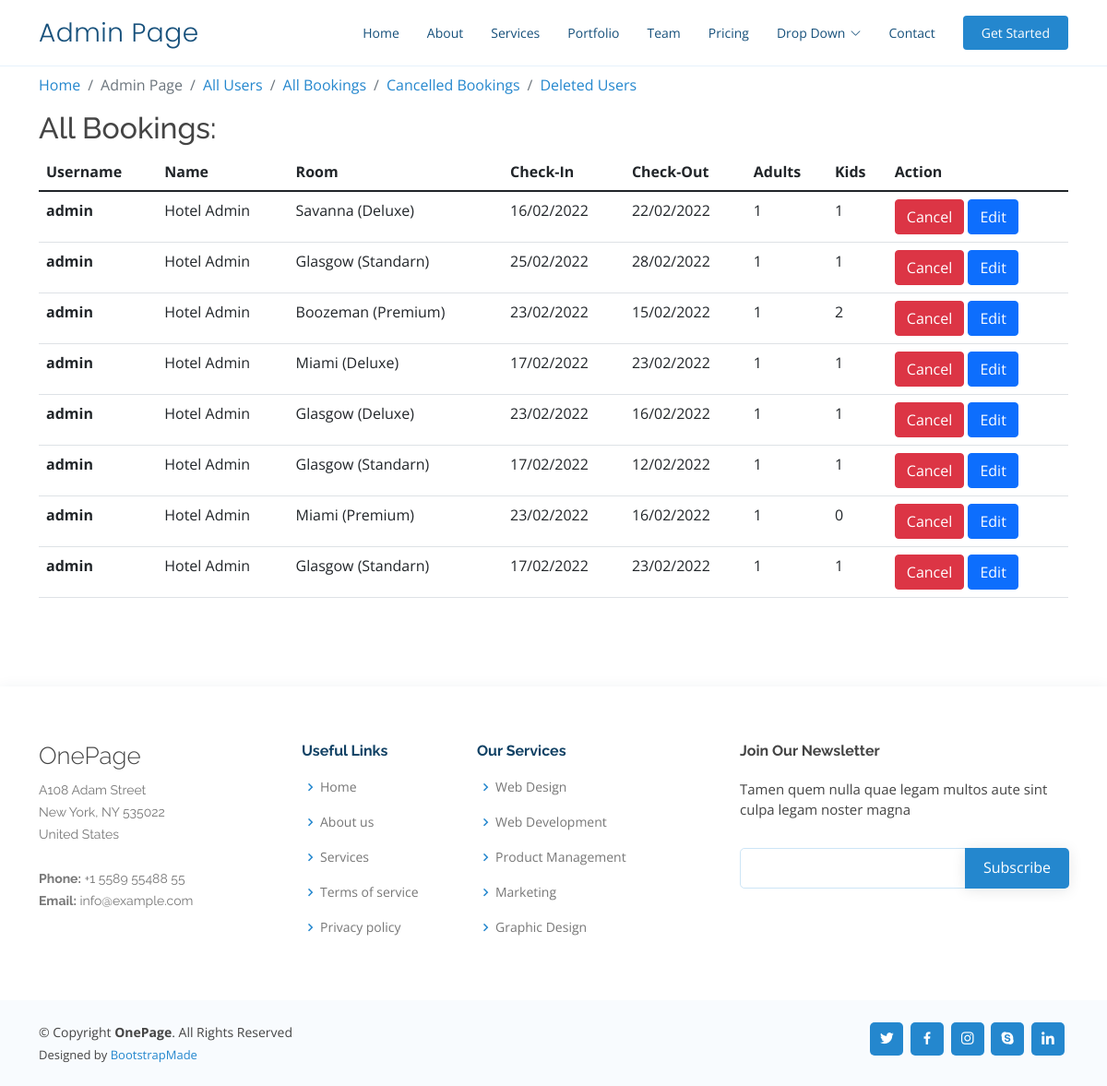
The app's page /all_bookings, older data.
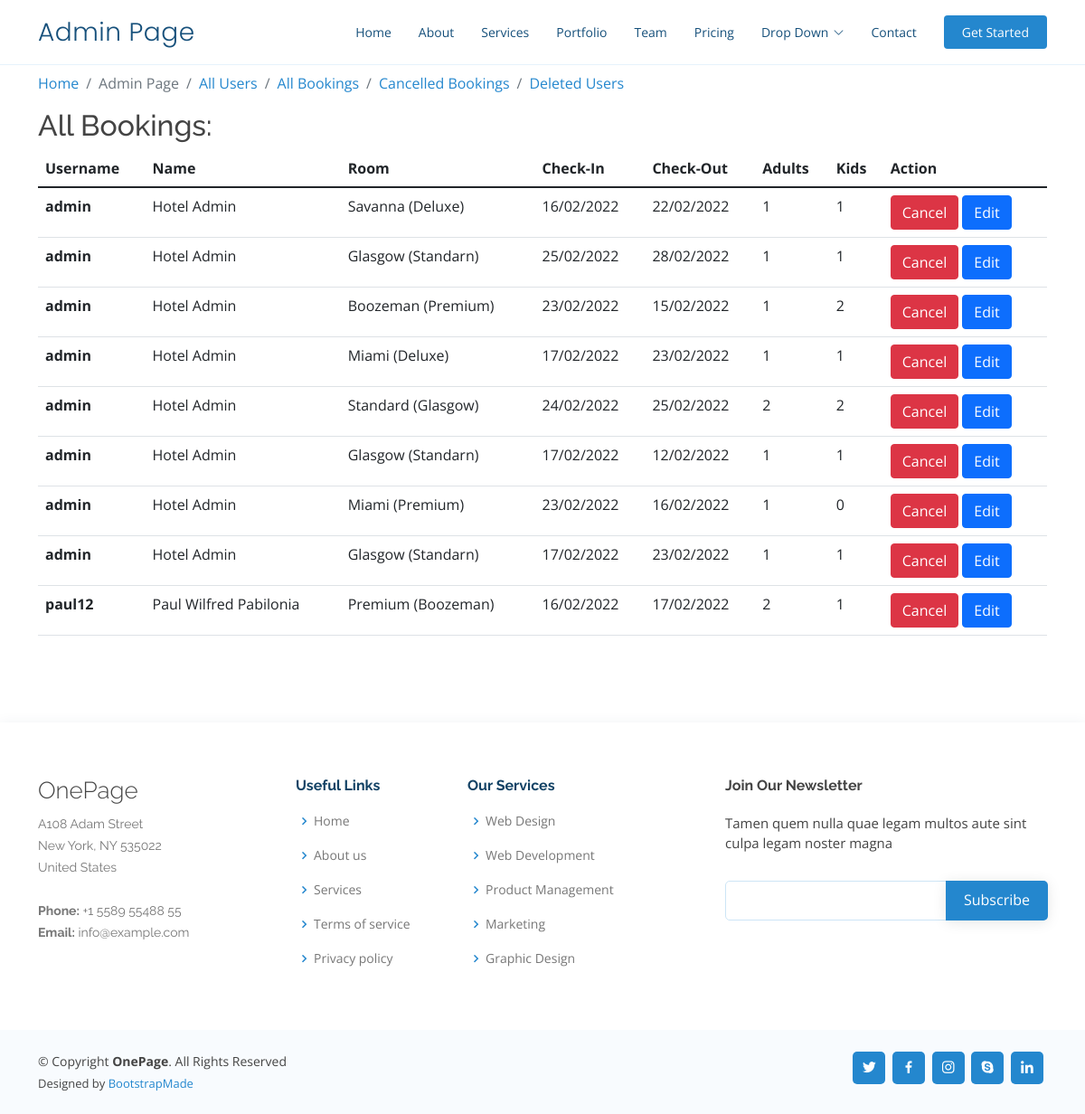
The same page, newer data.
### reservation/models.py (models this page shows, shortened)
class Booking(models.Model):
    client = models.ForeignKey(User, on_delete=models.CASCADE,related_name="booking",default=None)
    user_profile = models.ForeignKey(UserProfile, on_delete=models.CASCADE,related_name="booking_profile",default=None)
    checkIn = models.TextField(max_length=100)
    checkOut = models.TextField(max_length=100)
    numAdults = models.IntegerField(default=0)
    numKids = models.IntegerField(default=0)
    mop = models.TextField(max_length=100)
    room_category = models.TextField(max_length=200,default=None)
    room_type = models.TextField(max_length=100,default=None)
    is_cancelled = models.BooleanField(default=False, null=True,blank= True)
    created_at = models.DateTimeField(auto_now_add=True)
    update_at = models.DateTimeField(auto_now=True)

class User(AbstractUser):
    pass

### reservation/views.py (the view)
# urls.py: path("all_bookings", views.all_bookings, name="all_bookings"),
def all_bookings(request):
    bookings = Booking.objects.filter(is_cancelled=False)
    return render(request, "reservation/all_bookings.html",
                  {'bookings': bookings})

### reservation/templates/reservation/all_bookings.html (shortened to what this page needs)
{% extends 'reservation/admin_layout.html' %}
{% load static %}
{% block body %}
<h2>All Bookings:</h2>
<table class="table">
  <thead class="thead-dark">
    <tr>
      <th scope="col">Username</th>
      <th scope="col">Name</th>
      <th scope="col">Room</th>
      <th scope="col">Check-In</th>
      <th scope="col">Check-Out</th>
      <th scope="col">Adults</th>
      <th scope="col">Kids</th>
      <th scope="col">Action</th>
    </tr>
  </thead>
  <tbody>
    {% for book in bookings %}
    <tr>
      <th scope="row">{{ book.client.username }}</th>
      <td>{{book.client.first_name}} {{book.client.last_name}}</td>
      <td>{{ book.room_category }} ({{ book.room_type }})</td>
      <td>{{ book.checkIn }}</td>
      <td>{{ book.checkOut }}</td>
      <td>{{ book.numAdults }}</td>
      <td>{{ book.numKids }}</td>
      <td>
        <a href="{% url 'cancel_booking' book.id %}" class="btn btn-danger">Cancel</a>
        <a href="#" class="btn btn-primary">Edit</a>
      </td>
    </tr>
    {% endfor %}
  </tbody>
</table>
{% endblock %}

### reservation/templates/reservation/admin_layout.html (shortened to what this page needs)
{% load static %}
<!DOCTYPE html>
<html lang="en">
<head>
  <link href="/static/reservation/assets/vendor/aos/aos.css" rel="stylesheet">
  <link href="/static/reservation/assets/vendor/bootstrap/css/bootstrap.min.css" rel="stylesheet">
  <link href="/static/reservation/assets/vendor/bootstrap-icons/bootstrap-icons.css" rel="stylesheet">
  <link href="/static/reservation/assets/vendor/boxicons/css/boxicons.min.css" rel="stylesheet">
  <link href="/static/reservation/assets/vendor/glightbox/css/glightbox.min.css" rel="stylesheet">
  <link href="/static/reservation/assets/vendor/remixicon/remixicon.css" rel="stylesheet">
  <link href="/static/reservation/assets/vendor/swiper/swiper-bundle.min.css" rel="stylesheet">
  <link href="/static/reservation/assets/css/style.css" rel="stylesheet">
</head>
<body>
  <header id="header" class="fixed-top">
    <div class="container d-flex align-items-center justify-content-between">
      <h1 class="logo"><a href="index.html">Admin Page</a></h1>
      <nav id="navbar" class="navbar">
        <ul>
          <li><a class="nav-link scrollto " href="#hero">Home</a></li>
          <li><a class="nav-link scrollto" href="#about">About</a></li>
          <li><a class="nav-link scrollto" href="#services">Services</a></li>
          <li><a class="nav-link scrollto o" href="#portfolio">Portfolio</a></li>
          <li><a class="nav-link scrollto" href="#team">Team</a></li>
          <li><a class="nav-link scrollto" href="#pricing">Pricing</a></li>
          <li class="dropdown"><a href="#"><span>Drop Down</span> <i class="bi bi-chevron-down"></i></a>
          </li>
          <li><a class="nav-link scrollto" href="#contact">Contact</a></li>
          <li><a class="getstarted scrollto" href="#about">Get Started</a></li>
        </ul>
      </nav>
    </div>
  </header>
  <main id="main">
    <section class="inner-page">
      <div class="container">
        <div class="main-body">
          <nav aria-label="breadcrumb" class="main-breadcrumb">
            <ol class="breadcrumb">
              <li class="breadcrumb-item"><a href="{% url 'index' %}">Home</a></li>
              <li class="breadcrumb-item active" aria-current="page">Admin Page</li>
              <li class="breadcrumb-item"><a href="{% url 'all_users' %}">All Users</a></li>
              <li class="breadcrumb-item"><a href="{% url 'all_bookings' %}">All Bookings</a></li>
              <li class="breadcrumb-item"><a href="{% url 'all_cancelled_bookings' %}">Cancelled Bookings</a></li>
              <li class="breadcrumb-item"><a href="{% url 'all_deleted_users' %}">Deleted Users</a></li>
            </ol>
          </nav>
          {% block body %}
          {% endblock %}
        </div>
      </div>
    </section>
  </main>
  <footer id="footer">
    <div class="footer-top">
      <div class="container">
        <div class="row">
          <div class="col-lg-3 col-md-6 footer-contact">
            <h3>OnePage</h3>
            <p>
              A108 Adam Street <br>
              New York, NY 535022<br>
              United States <br><br>
              <strong>Phone:</strong> +1 5589 55488 55<br>
              <strong>Email:</strong> info@example.com<br>
            </p>
          </div>
          <div class="col-lg-2 col-md-6 footer-links">
            <h4>Useful Links</h4>
            <ul>
              <li><i class="bx bx-chevron-right"></i> <a href="#">Home</a></li>
              <li><i class="bx bx-chevron-right"></i> <a href="#">About us</a></li>
              <li><i class="bx bx-chevron-right"></i> <a href="#">Services</a></li>
              <li><i class="bx bx-chevron-right"></i> <a href="#">Terms of service</a></li>
              <li><i class="bx bx-chevron-right"></i> <a href="#">Privacy policy</a></li>
            </ul>
          </div>
          <div class="col-lg-3 col-md-6 footer-links">
            <h4>Our Services</h4>
            <ul>
              <li><i class="bx bx-chevron-right"></i> <a href="#">Web Design</a></li>
              <li><i class="bx bx-chevron-right"></i> <a href="#">Web Development</a></li>
              <li><i class="bx bx-chevron-right"></i> <a href="#">Product Management</a></li>
              <li><i class="bx bx-chevron-right"></i> <a href="#">Marketing</a></li>
              <li><i class="bx bx-chevron-right"></i> <a href="#">Graphic Design</a></li>
            </ul>
          </div>
          <div class="col-lg-4 col-md-6 footer-newsletter">
            <h4>Join Our Newsletter</h4>
            <p>Tamen quem nulla quae legam multos aute sint culpa legam noster magna</p>
            <form action="" method="post">
              <input type="email" name="email"><input type="submit" value="Subscribe">
            </form>
          </div>
        </div>
      </div>
    </div>
    <div class="container d-md-flex py-4">
      <div class="me-md-auto text-center text-md-start">
        <div class="copyright">
          &copy; Copyright <strong><span>OnePage</span></strong>. All Rights Reserved
        </div>
        <div class="credits">
          Designed by <a href="https://bootstrapmade.com/">BootstrapMade</a>
        </div>
      </div>
      <div class="social-links text-center text-md-right pt-3 pt-md-0">
        <a href="#" class="twitter"><i class="bx bxl-twitter"></i></a>
        <a href="#" class="facebook"><i class="bx bxl-facebook"></i></a>
        <a href="#" class="instagram"><i class="bx bxl-instagram"></i></a>
        <a href="#" class="google-plus"><i class="bx bxl-skype"></i></a>
        <a href="#" class="linkedin"><i class="bx bxl-linkedin"></i></a>
      </div>
    </div>
  </footer>
</body>
</html>

### reservation/templates/reservation/messages.html (shortened to what this page needs)
{% load static %}

### reservation/static/reservation/assets/css/style.css (style rules this page uses)
body { font-family: "Open Sans", sans-serif; color: #444444; }
a { color: #2487ce; text-decoration: none; }
h1, h2, h3, h4, h5, h6 { font-family: "Raleway", sans-serif; }
#header { transition: all 0.5s; background: #fff; z-index: 997; padding: 15px 0; border-bottom: 1px solid #e6f2fb; }
#header .logo { font-size: 28px; margin: 0; padding: 0; line-height: 1; font-weight: 300; letter-spacing: 0.5px; font-family: "Poppins", sans-serif; }
#header .logo a { color: #16507b; }
.navbar { padding: 0; }
.navbar ul { margin: 0; padding: 0; display: flex; list-style: none; align-items: center; }
.navbar li { position: relative; }
.navbar a, .navbar a:focus { display: flex; align-items: center; justify-content: space-between; padding: 10px 0 10px 30px; font-size: 14px; color: #16507b; white-space: nowrap; transition: 0.3s; }
.navbar a i, .navbar a:focus i { font-size: 12px; line-height: 0; margin-left: 5px; }
.navbar .getstarted, .navbar .getstarted:focus { background: #2487ce; padding: 8px 20px; margin-left: 30px; border-radius: 4px; color: #fff; }
section { padding: 80px 0; overflow: hidden; }
#footer { color: #444444; font-size: 14px; background: #f8fbfe; box-shadow: 0px 2px 15px rgba(18, 66, 101, 0.08); }
#footer .footer-top { padding: 60px 0 30px 0; background: #fff; }
#footer .footer-top .footer-contact { margin-bottom: 30px; }
#footer .footer-top .footer-contact h3 { font-size: 26px; margin: 0 0 10px 0; padding: 2px 0 2px 0; line-height: 1; font-weight: 300; }
#footer .footer-top .footer-contact p { font-size: 14px; line-height: 24px; margin-bottom: 0; font-family: "Raleway", sans-serif; color: #777777; }
#footer .footer-top h4 { font-size: 16px; font-weight: bold; color: #124265; position: relative; padding-bottom: 12px; }
#footer .footer-top .footer-links { margin-bottom: 30px; }
#footer .footer-top .footer-links ul { list-style: none; padding: 0; margin: 0; }
#footer .footer-top .footer-links ul i { padding-right: 2px; color: #2487ce; font-size: 18px; line-height: 1; }
#footer .footer-top .footer-links ul li { padding: 10px 0; display: flex; align-items: center; }
#footer .footer-top .footer-links ul li:first-child { padding-top: 0; }
#footer .footer-top .footer-links ul a { color: #777777; transition: 0.3s; display: inline-block; line-height: 1; }
#footer .footer-newsletter { font-size: 15px; }
#footer .footer-newsletter h4 { font-size: 16px; font-weight: bold; color: #444444; position: relative; padding-bottom: 12px; }
#footer .footer-newsletter form { margin-top: 30px; background: #fff; padding: 6px 10px; position: relative; border-radius: 5px; text-align: left; border: 1px solid #cde5f6; }
#footer .footer-newsletter form input[type=email] { border: 0; padding: 4px 8px; width: calc(100% - 100px); }
#footer .footer-newsletter form input[type=submit] { position: absolute; top: -1px; right: -2px; bottom: -1px; border: 0; background: none; font-size: 16px; padding: 0 20px 2px 20px; background: #2487ce; color: #fff; transition: 0.3s; border-radius: 0 5px 5px 0; box-shadow: 0px 2px 15px rgba(0, 0, 0, 0.1); }
#footer .credits { padding-top: 5px; font-size: 13px; color: #444444; }
#footer .social-links a { font-size: 18px; display: inline-block; background: #2487ce; color: #fff; line-height: 1; padding: 8px 0; margin-right: 4px; border-radius: 5px; text-align: center; width: 36px; height: 36px; transition: 0.3s; }

Row changes from the older to the newer data that the page shows:
changed Booking: room_category "Glasgow" → "Standard"; room_type "Deluxe" → "Glasgow"; checkIn "23/02/2022" → "24/02/2022"; checkOut "16/02/2022" → "25/02/2022"; numAdults "1" → "2"; numKids "1" → "2"
added Booking: client.username "paul12", client.first_name "Paul Wilfred", client.last_name "Pabilonia", room_category "Premium", room_type "Boozeman", checkIn "16/02/2022", checkOut "17/02/2022", numAdults "2", numKids "1"
